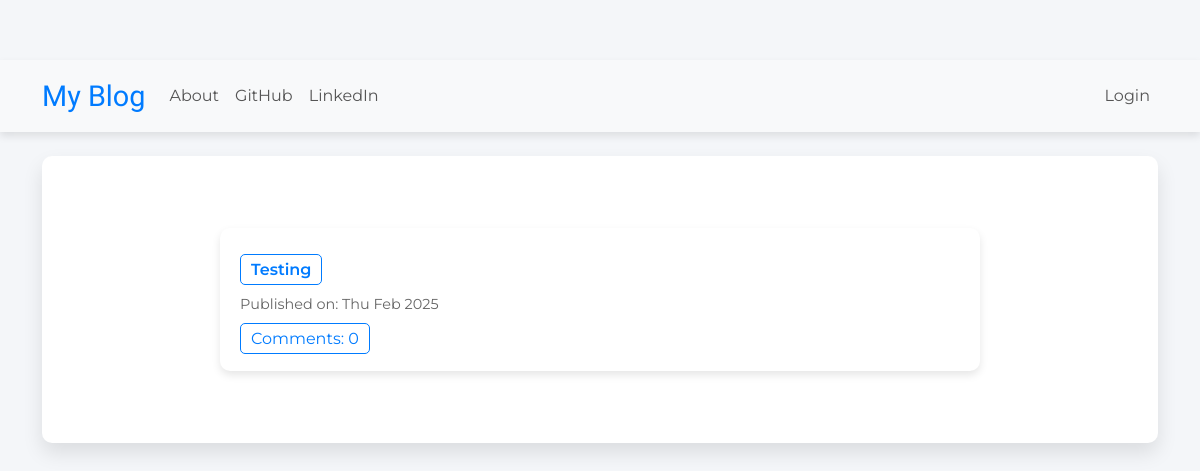
Before: / with the older database file.
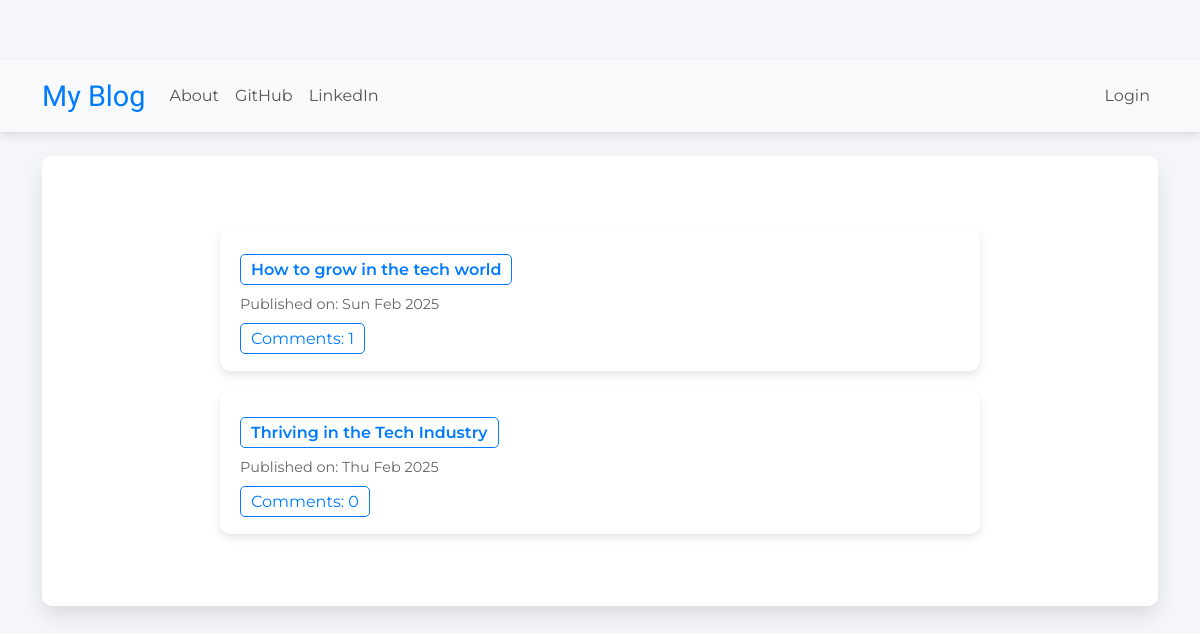
After: the same page with the newer database file.
### blog/models.py (models this page shows, shortened)
class Post(models.Model):
    author = models.ForeignKey(User, on_delete=models.CASCADE)
    title = models.CharField(max_length=200)
    text = models.TextField()
    created_date = models.DateTimeField(default=timezone.now)
    published_date = models.DateTimeField(blank=True, null=True)
    def approve_comments(self):
        return self.comments.filter(approved_comment=True)

### blog/views.py (the view)
# urls.py: path('', views.PostListView.as_view(), name='post_list'),
class PostListView(ListView):
    model = Post
    template_name = 'blog/post_list.html'
    def get_queryset(self):
        return Post.objects.filter(published_date__lte=timezone.now()).order_by('-published_date')

### blog/templates/blog/post_list.html (shortened to what this page needs)
{% extends "blog/base.html" %}
{% load static %}
{% block content %}
<div class="centerstage">
    {% for post in post_list %}
    <div class="post">
        <h1>
            <a href="{% url 'post_detail' pk=post.pk %}">{{ post.title }}</a>
        </h1>
        <div class="date">
            <p>Published on: {{ post.published_date|date:"D M Y" }}</p>
        </div>
        <a href="{% url 'post_detail' pk=post.pk %}">Comments: {{ post.approve_comments.count }}</a>
    </div>
    {% endfor %}
</div>
{% endblock %}

Changed rows visible on the page:
now on this page (row edited): Post: title "How to grow in the tech world", published_date "Sun Feb 2025", approve_comments.count "1"
changed Post: title "Testing" → "Thriving in the Tech Industry"
